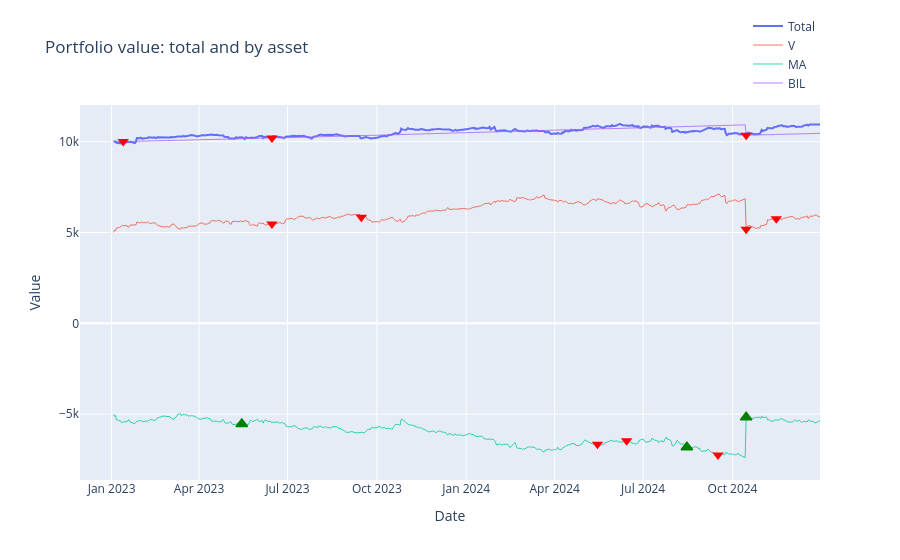

The cell this chart's notebook holds for it:
### Code cell
fig = result.plot_portfolio(mark_rebalances=True)
fig.show()

### Figure 1 — Plotly figure (JSON) as saved in the notebook; plotly's stock layout.template omitted (floating-point values rounded to 4 significant figures; data arrays with more than 128 entries replaced by an {"elided": "..."} marker saying what was removed)
{"data": [{"hovertemplate": "Date: %{x|%Y-%m-%d}<br>Value: %{y:,.2f}<extra></extra>", "line": {"width": 2}, "mode": "lines", "name": "Total", "type": "scatter", "x": {"elided": "501 str values"}, "y": {"elided": "501 float values"}}, {"customdata": {"elided": "501 float values"}, "hovertemplate": "Date: %{x|%Y-%m-%d}<br>V: %{y:,.2f} (%{customdata:.1f}% of portfolio)<extra></extra>", "line": {"width": 1}, "mode": "lines", "name": "V", "opacity": 0.8, "type": "scatter", "x": {"elided": "501 str values"}, "y": {"elided": "501 float values"}}, {"customdata": {"elided": "501 float values"}, "hovertemplate": "Date: %{x|%Y-%m-%d}<br>MA: %{y:,.2f} (%{customdata:.1f}% of portfolio)<extra></extra>", "line": {"width": 1}, "mode": "lines", "name": "MA", "opacity": 0.8, "type": "scatter", "x": {"elided": "501 str values"}, "y": {"elided": "501 float values"}}, {"customdata": {"elided": "501 float values"}, "hovertemplate": "Date: %{x|%Y-%m-%d}<br>BIL: %{y:,.2f} (%{customdata:.1f}% of portfolio)<extra></extra>", "line": {"width": 1}, "mode": "lines", "name": "BIL", "opacity": 0.8, "type": "scatter", "x": {"elided": "501 str values"}, "y": {"elided": "501 float values"}}, {"hoverinfo": "text", "hovertext": ["V Sell<br>Date: 2023-06-15<br>Price: 221.52<br>Qty: -0.0000", "V Sell<br>Date: 2023-09-15<br>Price: 236.56<br>Qty: -0.0000", "V Sell<br>Date: 2024-10-15<br>Price: 276.22<br>Qty: -5.9628", "V Sell<br>Date: 2024-11-15<br>Price: 306.82<br>Qty: -0.0000"], "legendgroup": "V", "marker": {"color": "red", "size": 10, "symbol": "triangle-down"}, "mode": "markers", "name": "V Sell", "showlegend": false, "type": "scatter", "x": ["2023-06-15T00:00:00+00:00", "2023-09-15T00:00:00+00:00", "2024-10-15T00:00:00+00:00", "2024-11-15T00:00:00+00:00"], "y": [5474.0, 5846.0, 5179.0, 5752.0]}, {"hoverinfo": "text", "hovertext": ["MA Buy<br>Date: 2023-05-15<br>Price: 377.37<br>Qty: 0.0000", "MA Buy<br>Date: 2024-08-15<br>Price: 464.72<br>Qty: 0.0000", "MA Buy<br>Date: 2024-10-15<br>Price: 503.58<br>Qty: 4.4113"], "legendgroup": "MA", "marker": {"color": "green", "line": {"color": "green", "width": 1.5}, "size": 10, "symbol": "triangle-up"}, "mode": "markers", "name": "MA Buy", "showlegend": false, "type": "scatter", "x": ["2023-05-15T00:00:00+00:00", "2024-08-15T00:00:00+00:00", "2024-10-15T00:00:00+00:00"], "y": [-5545.0, -6829.0, -5179.0]}, {"hoverinfo": "text", "hovertext": ["MA Sell<br>Date: 2024-05-15<br>Price: 453.43<br>Qty: -0.0000", "MA Sell<br>Date: 2024-06-14<br>Price: 440.19<br>Qty: -0.0000", "MA Sell<br>Date: 2024-09-16<br>Price: 493.47<br>Qty: -0.0000"], "legendgroup": "MA", "marker": {"color": "red", "size": 10, "symbol": "triangle-down"}, "mode": "markers", "name": "MA Sell", "showlegend": false, "type": "scatter", "x": ["2024-05-15T00:00:00+00:00", "2024-06-14T00:00:00+00:00", "2024-09-16T00:00:00+00:00"], "y": [-6663.0, -6469.0, -7252.0]}, {"hoverinfo": "text", "hovertext": ["BIL Sell<br>Date: 2023-01-13<br>Price: 79.36<br>Qty: -0.0000", "BIL Sell<br>Date: 2023-06-15<br>Price: 80.89<br>Qty: -0.0000", "BIL Sell<br>Date: 2024-10-15<br>Price: 86.67<br>Qty: -6.6274"], "legendgroup": "BIL", "marker": {"color": "red", "size": 10, "symbol": "triangle-down"}, "mode": "markers", "name": "BIL Sell", "showlegend": false, "type": "scatter", "x": ["2023-01-13T00:00:00+00:00", "2023-06-15T00:00:00+00:00", "2024-10-15T00:00:00+00:00"], "y": [10010.0, 10200.0, 10360.0]}], "layout": {"hovermode": "closest", "legend": {"orientation": "h", "x": 1, "xanchor": "right", "y": 1.02, "yanchor": "bottom"}, "margin": {"t": 80}, "title": {"text": "Portfolio value: total and by asset"}, "xaxis": {"title": {"text": "Date"}}, "yaxis": {"title": {"text": "Value"}}}}
